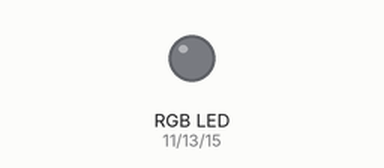
The program below on a simulated Raspberry Pi (header pin numbers). Shown: an RGB LED mixed from three pins (HIGH = lit). Dim RGB values are drawn brighter than linear.

Above: at 0.05 s.
At 5.95 s:
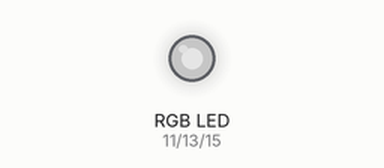
At 8.35 s:
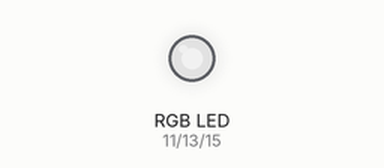
At 10.75 s:
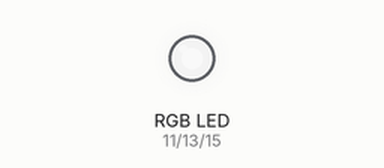
At 16.75 s:
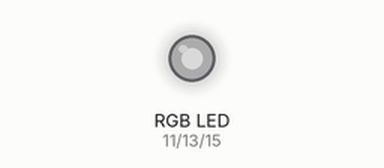
Timing chart, 0 to 26.3 s (numbered marks = the images above):
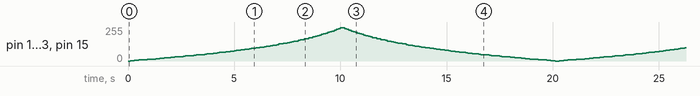

The program:

pwm.py
```python
#!/usr/bin/python
import time
import math
import RPi.GPIO as GPIO
GPIO.setmode(GPIO.BOARD)
# 11 = rouge
# 13 = vert
# 15 = bleu
GPIO.setup(11, GPIO.OUT)
GPIO.setup(13, GPIO.OUT)
GPIO.setup(15, GPIO.OUT)

r = GPIO.PWM(11, 100)  # channel=11 frequency=100Hz
g = GPIO.PWM(13, 100)  # channel=13 frequency=100Hz
b = GPIO.PWM(15, 100)  # channel=15 frequency=100Hz
r.start(0)
g.start(0)
b.start(0)
smooth = 20

def calcLog(v):
#	return v
	return 100-math.floor(100*(math.log(101+smooth-v)-math.log(smooth))/(math.log(101+smooth)-math.log(smooth)))

def setRed(v):
	r.ChangeDutyCycle(calcLog(v))
def setGreen(v):
	g.ChangeDutyCycle(calcLog(v))
def setBlue(v):
	b.ChangeDutyCycle(calcLog(v))


try:
    while 1:
        for dc in range(0, 101, 1):
            setRed(dc)
            setGreen(dc)
            setBlue(dc)
            time.sleep(0.1)
        for dc in range(100, -1, -1):
            setRed(dc)
            setGreen(dc)
            setBlue(dc)
            time.sleep(0.1)
except KeyboardInterrupt:
    pass
r.stop()
g.stop()
b.stop()
GPIO.cleanup()
```
